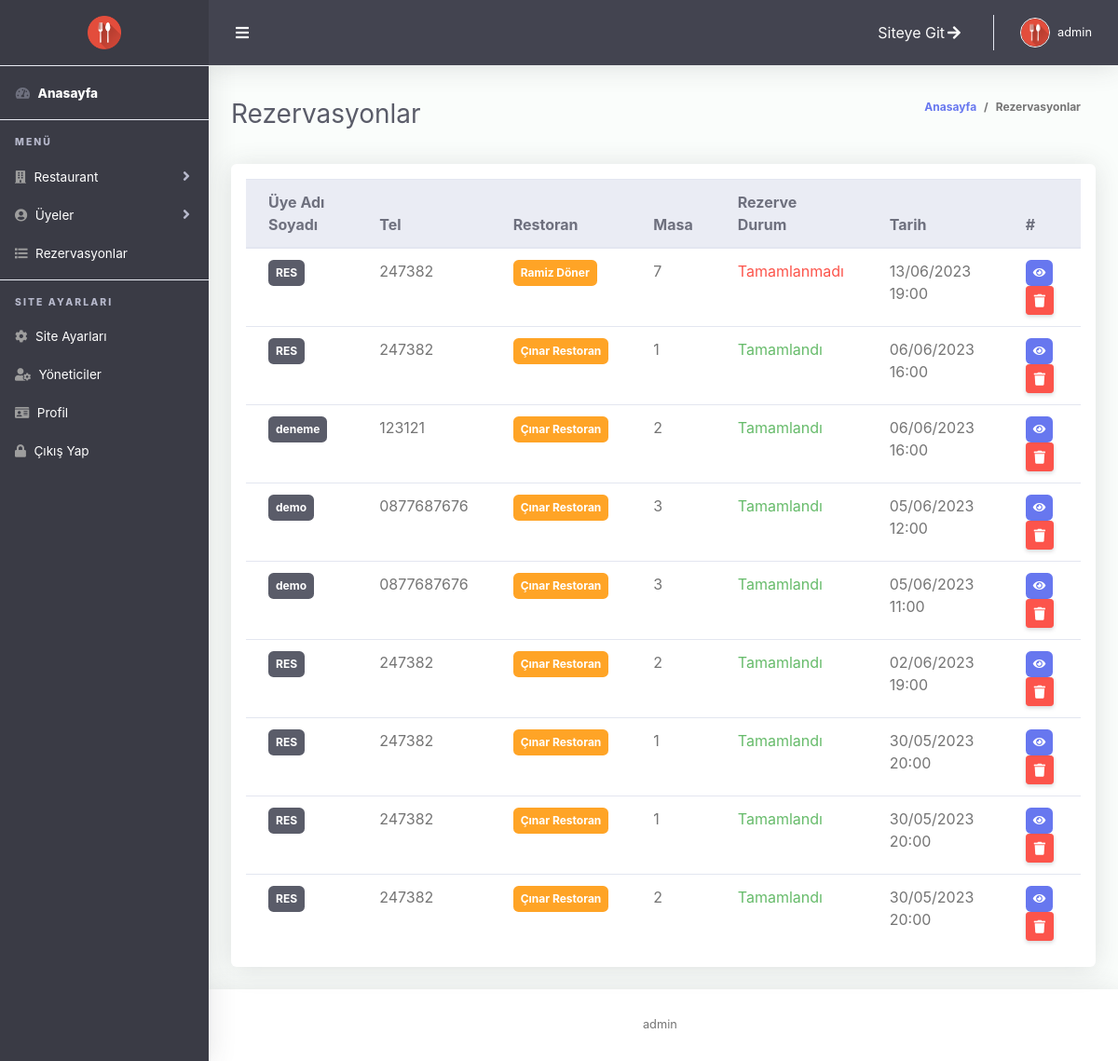
The app's page /admin/rezervasyonlar.php (signed in) with its own data.
### tables this page shows
CREATE TABLE `ayarlar` (
  `ayar_id` int(11) NOT NULL,
  `ayar_title` text NOT NULL,
  `ayar_logo` text NOT NULL,
  `ayar_aciklama` text NOT NULL
);

CREATE TABLE `rezerveler` (
  `rezerve_id` int(11) NOT NULL,
  `rezerve_uye_id` int(11) NOT NULL,
  `rezerve_rest_id` int(11) NOT NULL,
  `rezerve_masa_id` int(11) NOT NULL,
  `rezerve_siparis_durum` int(1) NOT NULL DEFAULT 0,
  `rezerve_tarih` datetime NOT NULL,
  `rezerve_siparis` text DEFAULT NULL,
  `rezerve_durum` int(1) NOT NULL DEFAULT 0,
  `rezerve_date` datetime NOT NULL DEFAULT current_timestamp()
);

CREATE TABLE `uye` (
  `uye_id` int(11) NOT NULL,
  `uye_email` text NOT NULL,
  `uye_adi` text NOT NULL,
  `uye_parola` text NOT NULL,
  `uye_tel` text NOT NULL,
  `uye_tarih` datetime NOT NULL DEFAULT current_timestamp()
);

CREATE TABLE `restoran` (
  `rest_id` int(11) NOT NULL,
  `rest_adi` text NOT NULL,
  `rest_logo` text NOT NULL,
  `rest_bg` text NOT NULL,
  `rest_tel` text NOT NULL,
  `rest_adres` text NOT NULL,
  `rest_aciklama` text NOT NULL,
  `rest_iban` text NOT NULL,
  `rest_odeme` text NOT NULL,
  `rest_tarih` datetime NOT NULL DEFAULT current_timestamp()
);

CREATE TABLE `masalar` (
  `masa_id` int(11) NOT NULL,
  `masa_rest_id` int(11) NOT NULL,
  `masa_no` int(11) NOT NULL,
  `masa_kisi` varchar(2) NOT NULL,
  `masa_durum` int(11) NOT NULL DEFAULT 0
);

### admin/rezervasyonlar.php (the view, shortened to what this page needs)
<?php include('header.php'); ?>
<div class="container-fluid" id="container-wrapper">
  <div class="d-sm-flex align-items-center justify-content-between mb-4">
    <h1 class="h3 mb-0 text-gray-800">Rezervasyonlar</h1>
    <ol class="breadcrumb">
      <li class="breadcrumb-item"><a href="./">Anasayfa</a></li>
      <li class="breadcrumb-item">Rezervasyonlar</li>
    </ol>
  </div>
  <div class="row">
    <div class="col-lg-12">
      <div class="card mb-4">
        <div class="table-responsive p-3">
          <table class="table align-items-center table-flush" id="dataTableHover">
            <thead class="thead-light">
              <tr>
                <th>Üye Adı Soyadı</th>
                <th>Tel</th>
                <th>Restoran</th>
                <th>Masa</th>
                <th>Rezerve Durum</th>
                <th>Tarih</th>
                <th>#</th>
              </tr>
            </thead>
            <tbody>
              <?php
              $veriCek=$conn->prepare("SELECT * FROM rezerveler,uye,masalar,restoran WHERE
                rezerveler.rezerve_rest_id = restoran.rest_id and
                rezerveler.rezerve_uye_id = uye.uye_id and
                rezerveler.rezerve_masa_id = masalar.masa_id
                ORDER BY rezerveler.rezerve_tarih DESC ");
              $veriCek->execute();
              while ($var=$veriCek->fetch(PDO::FETCH_ASSOC)) { ?>
                <tr>
                  <td>
                    <a href="uye-duzenle.php?id=<?=$var['uye_id']; ?>" class="badge bg-dark text-white p-2"><?=$var['uye_adi']; ?></a>
                  </td>
                  <td><?=$var['uye_tel']; ?></td>
                  <td>
                    <a href="restoran-duzenle.php?id=<?=$var['rest_id']; ?>" class="badge bg-warning text-white p-2"><?=$var['rest_adi']; ?></a>
                  </td>
                  <td><?=$var['masa_no']; ?></td>
                  <td><?php if($var['rezerve_durum']==0){ echo "<span class='text-danger'>Tamamlanmadı</span>";} else { echo "<span class='text-success'>Tamamlandı</span>"; } ?></td>
                  <td><?php echo date('d/m/Y H:s',strtotime($var['rezerve_tarih'])); ?></td>
                  <td>
                    <a href="rezerve-gor.php?id=<?=$var['rezerve_id']; ?>" class="badge bg-primary text-white p-2"> <i class="fa fa-eye"></i></a>
                    <button value="<?php echo $var['rezerve_id']; ?>" islem="rezerveSil"  class="btn btn-danger btn-sm btn-rezerve-sil"> <i class="fa fa-trash"></i></button>
                  </td>
                </tr>
              <?php } ?>
            </tbody>
          </table>
        </div>
      </div>
    </div>
  </div>
</div>
</div>
<?php include('footer.php'); ?>

### admin/header.php (shortened to what this page needs)
<?php
include 'inc/ayar.php';
$ayarData = $conn->query('SELECT * FROM ayarlar')->fetch(PDO::FETCH_ASSOC);
$kullanicisor=$conn->prepare("SELECT * FROM admin WHERE admin_id = :user_id");
$kullanicisor->execute(array(
  'user_id' => $_SESSION['admin_giris']
));
$kullanici=$kullanicisor->fetch(PDO::FETCH_ASSOC);
?>
<!DOCTYPE html>
<html lang="en">
<head>
  <link href="vendor/fontawesome-free/css/all.min.css" rel="stylesheet" type="text/css">
  <link href="vendor/bootstrap/css/bootstrap.min.css" rel="stylesheet" type="text/css">
  <link href="vendor/select2/dist/css/select2.min.css" rel="stylesheet" type="text/css">
  <link href="vendor/bootstrap-datepicker/css/bootstrap-datepicker.min.css" rel="stylesheet" >
  <link href="vendor/bootstrap-touchspin/css/jquery.bootstrap-touchspin.css" rel="stylesheet" >
  <link href="vendor/clock-picker/clockpicker.css" rel="stylesheet">
  <link href="css/ruang-admin.min.css" rel="stylesheet">
  <link href="vendor/datatables/dataTables.bootstrap4.min.css" rel="stylesheet">
  <link rel="stylesheet" href="css/sweetalert2.min.css">
  <link href="css/summernote.css" rel="stylesheet">
</head>
<body id="page-top">
  <div id="wrapper">
    <ul class="navbar-nav sidebar sidebar-light accordion" id="accordionSidebar">
      <a class="sidebar-brand d-flex align-items-center justify-content-center" href="index.php">
        <div class="sidebar-brand-icon">
          <img src="../<?=$ayarData['ayar_logo']; ?>">
        </div>
      </a>
      <hr class="sidebar-divider my-0">
      <li class="nav-item active">
        <a class="nav-link" href="index.php">
          <i class="fas fa-fw fa-tachometer-alt"></i>
          <span>Anasayfa</span></a>
        </li>
        <hr class="sidebar-divider">
        <div class="sidebar-heading">
          Menü
        </div>
        <li class="nav-item">
          <a class="nav-link collapsed" href="#" data-toggle="collapse" data-target="#firmalar" aria-expanded="false" aria-controls="firmalar">
            <i class="fa fa-building"></i>
            <span>Restaurant</span>
          </a>
        </li>
        <li class="nav-item">
          <a class="nav-link collapsed" href="#" data-toggle="collapse" data-target="#uyeler" aria-expanded="false" aria-controls="uyeler">
            <i class="fa fa-user-circle"></i>
            <span>Üyeler</span>
          </a>
        </li>
        <li class="nav-item">
          <a class="nav-link" href="rezervasyonlar.php">
            <i class="fas fa-list"></i>
            <span>Rezervasyonlar</span>
          </a>
        </li>
        <hr class="sidebar-divider">
        <div class="sidebar-heading">
          Site Ayarları
        </div>
        <li class="nav-item">
          <a class="nav-link" href="ayar.php">
            <i class="fas fa-cog"></i>
            <span>Site Ayarları</span>
          </a>
        </li>
        <li class="nav-item">
          <a class="nav-link" href="adminler.php">
            <i class="fas fa-user-cog"></i>
            <span>Yöneticiler</span>
          </a>
        </li>
        <li class="nav-item">
          <a class="nav-link" href="profil.php">
            <i class="fas fa-id-card"></i>
            <span>Profil</span>
          </a>
        </li>
        <li class="nav-item">
          <a class="nav-link" href="logout.php">
            <i class="fas fa-lock"></i>
            <span>Çıkış Yap</span>
          </a>
        </li>
      </ul>
      <div id="content-wrapper" class="d-flex flex-column">
        <div id="content">
          <nav class="navbar navbar-expand navbar-light bg-navbar topbar mb-4 static-top">
            <button id="sidebarToggleTop" class="btn btn-link rounded-circle mr-3">
              <i class="fa fa-bars"></i>
            </button>
            <ul class="navbar-nav ml-auto">
             <li class="nav-item dropdown no-arrow mx-1">
              <a class="nav-link dropdown-toggle" href="../" aria-haspopup="true" target="_blank" aria-expanded="false">
                Siteye Git <i class="fas fa-arrow-right fa-fw"></i>
              </a>
            </li>
            <li class="nav-item dropdown no-arrow">
              <a class="nav-link dropdown-toggle" href="#" id="userDropdown" role="button" data-toggle="dropdown"
              aria-haspopup="true" aria-expanded="false">
              <img class="img-profile rounded-circle" src="../<?=$ayarData['ayar_logo']; ?>" style="max-width: 60px">
              <span class="ml-2 d-none d-lg-inline text-white small"><?php echo $kullanici['admin_kadi']; ?></span>
            </a>
          </li>
        </ul>
      </nav>

### admin/footer.php (shortened to what this page needs)
<footer class="sticky-footer bg-white">
 <div class="container my-auto">
  <div class="copyright text-center my-auto">
    <span><?=$kullanici['admin_kadi']; ?> &nbsp; </span>
  </div>
</div>
</footer>
</div>
</div>
</body>
</html>

### records on screen
ayarlar: ayar_logo (picture)
rezerveler: uye.uye_adi "RES", uye.uye_tel "247382", restoran.rest_adi "Ramiz Döner", masalar.masa_no "7", rezerve_durum "Tamamlanmadı", rezerve_tarih "13/06/2023 19:00", $var['rezerve_id'] 6 (drawn)
rezerveler: uye.uye_adi "RES", uye.uye_tel "247382", restoran.rest_adi "Çınar Restoran", masalar.masa_no "1", rezerve_durum "Tamamlandı", rezerve_tarih "06/06/2023 16:00", $var['rezerve_id'] 12 (drawn)
rezerveler: uye.uye_adi "deneme", uye.uye_tel "123121", restoran.rest_adi "Çınar Restoran", masalar.masa_no "2", rezerve_durum "Tamamlandı", rezerve_tarih "06/06/2023 16:00", $var['rezerve_id'] 14 (drawn)
rezerveler: uye.uye_adi "demo", uye.uye_tel "0877687676", restoran.rest_adi "Çınar Restoran", masalar.masa_no "3", rezerve_durum "Tamamlandı", rezerve_tarih "05/06/2023 12:00", $var['rezerve_id'] 10 (drawn)
rezerveler: uye.uye_adi "demo", uye.uye_tel "0877687676", restoran.rest_adi "Çınar Restoran", masalar.masa_no "3", rezerve_durum "Tamamlandı", rezerve_tarih "05/06/2023 11:00", $var['rezerve_id'] 11 (drawn)
rezerveler: uye.uye_adi "RES", uye.uye_tel "247382", restoran.rest_adi "Çınar Restoran", masalar.masa_no "2", rezerve_durum "Tamamlandı", rezerve_tarih "02/06/2023 19:00", $var['rezerve_id'] 8 (drawn)
rezerveler: uye.uye_adi "RES", uye.uye_tel "247382", restoran.rest_adi "Çınar Restoran", masalar.masa_no "1", rezerve_durum "Tamamlandı", rezerve_tarih "30/05/2023 20:00"
rezerveler: uye.uye_adi "RES", uye.uye_tel "247382", restoran.rest_adi "Çınar Restoran", masalar.masa_no "1", rezerve_durum "Tamamlandı", rezerve_tarih "30/05/2023 20:00", $var['rezerve_id'] 3 (drawn)
rezerveler: uye.uye_adi "RES", uye.uye_tel "247382", restoran.rest_adi "Çınar Restoran", masalar.masa_no "2", rezerve_durum "Tamamlandı", rezerve_tarih "30/05/2023 20:00", $var['rezerve_id'] 4 (drawn)

### other values on screen
$kullanici['admin_kadi'] "admin"
